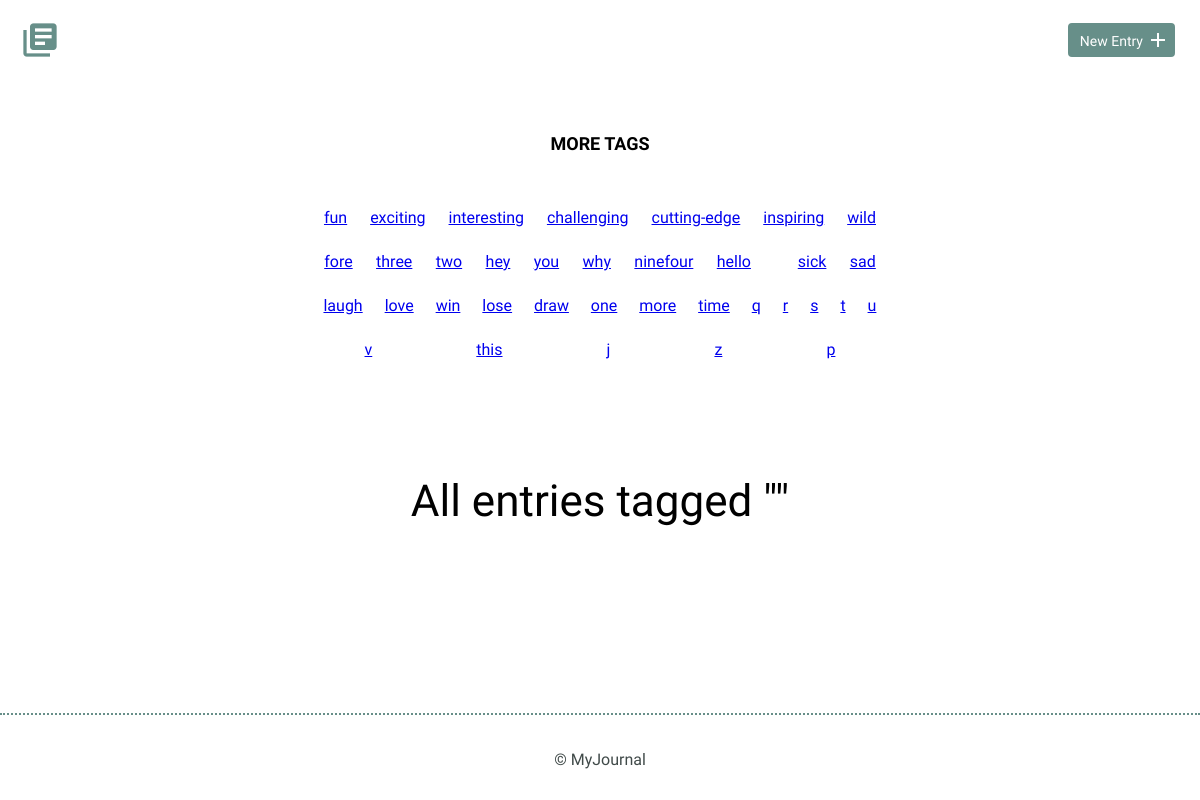
The app's page /tag.php, older data.
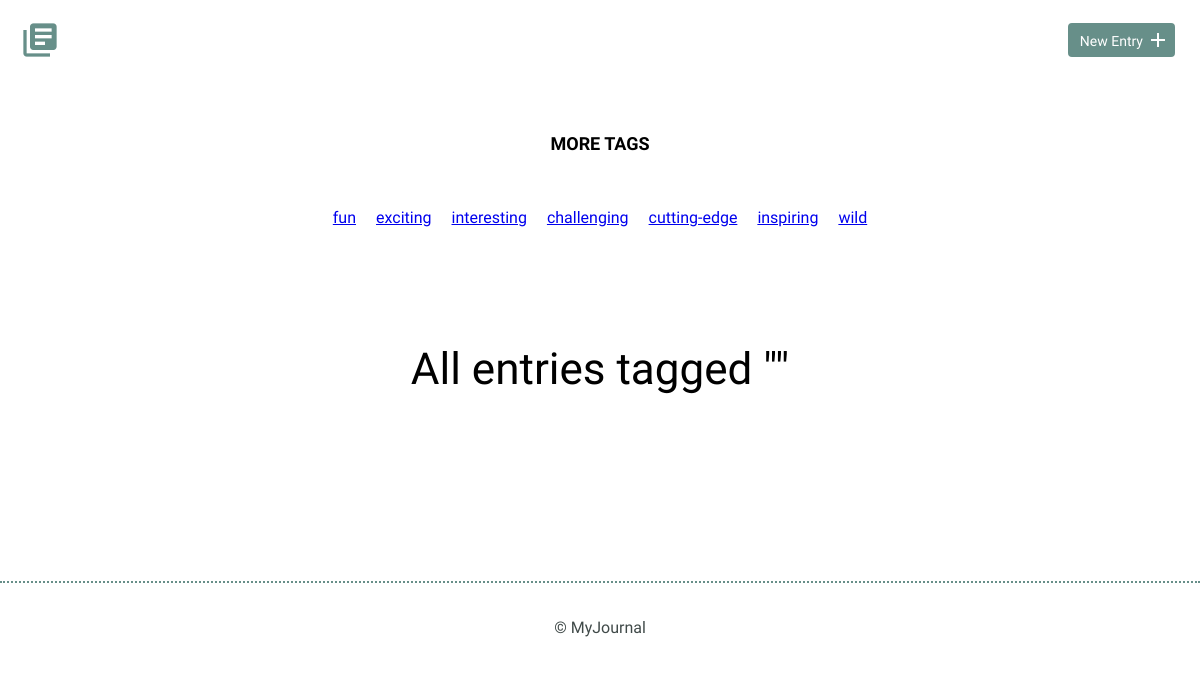
The same page, newer data.
### tables this page shows
CREATE TABLE "tags" (
	"id"	INTEGER,
	"name"	TEXT UNIQUE,
	PRIMARY KEY("id")
);

### inc/functions.php (called while the page is built, shortened)
<?php
function get_tag_list() {
  include 'connection.php';
  try {
    return $db->query('SELECT * FROM tags');
  } catch (Exception $e) {
    echo $e->getMessage();
    return array();
  }
}

### tag.php (the view, shortened to what this page needs)
<?php
require_once "inc/functions.php";
include "inc/header.php";
?>
  <div class="tags-list">
    <h3 class="tag-list-header"> more tags </h3>
      <div class="tag-links">
      <?php
        foreach (get_tag_list() as $tag) {
          echo " <a href='tag.php?id=" .$tag['id']. "'>" .$tag['name']. "</a> ";
        }
      ?>
    </div>
  </div>
  <div class="entry-list">
    <h1 class="tag-header"> All entries tagged "<?php echo $tag_name; ?>" </h1>
  </div>
<?php include "inc/footer.php"; ?>

Row changes from the older to the newer data that the page shows:
removed tags: name "fore"
removed tags: name "three"
removed tags: name "two"
removed tags: name "hey"
removed tags: name "you"
removed tags: name "why"
removed tags: name "ninefour"
removed tags: name "hello"
removed tags: name "sick"
removed tags: name "sad"
removed tags: name "laugh"
removed tags: name "love"
removed tags: name "win"
removed tags: name "lose"
removed tags: name "draw"
removed tags: name "one"
removed tags: name "more"
removed tags: name "time"
removed tags: name "q"
removed tags: name "r"
removed tags: name "s"
removed tags: name "t"
removed tags: name "u"
removed tags: name "v"
removed tags: name "this"
removed tags: name "j"
removed tags: name "z"
removed tags: name "p"
